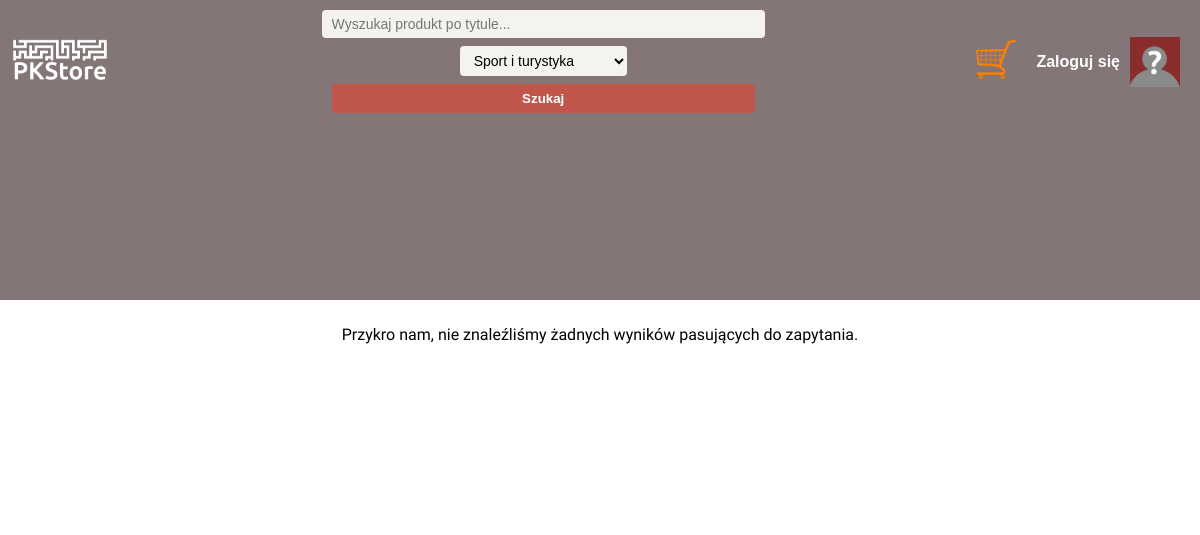
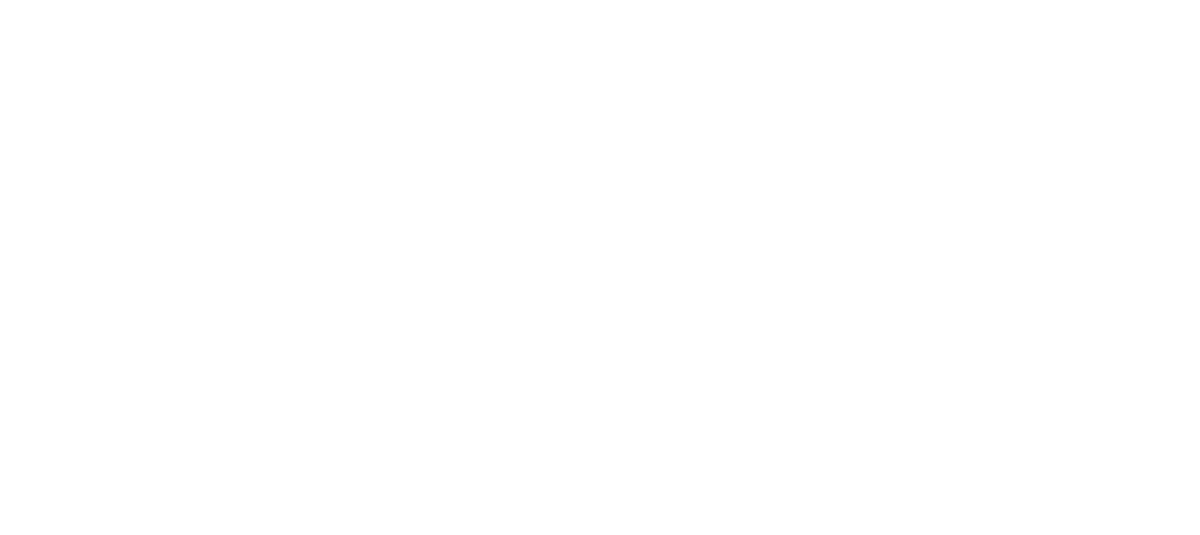
The page /wyszukaj.php?category=Sport i turystyka on the database as committed earlier (2 pictures, top to bottom).
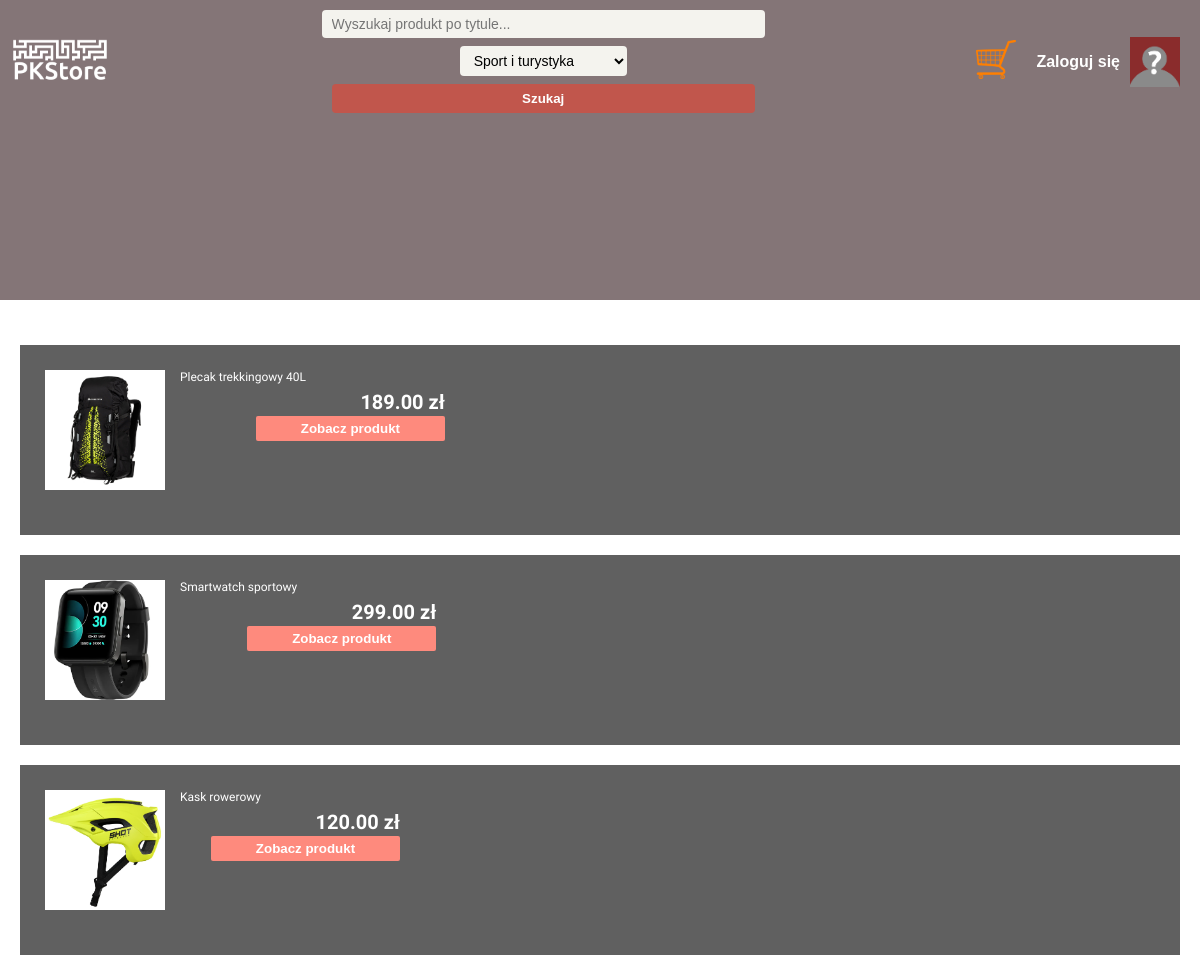
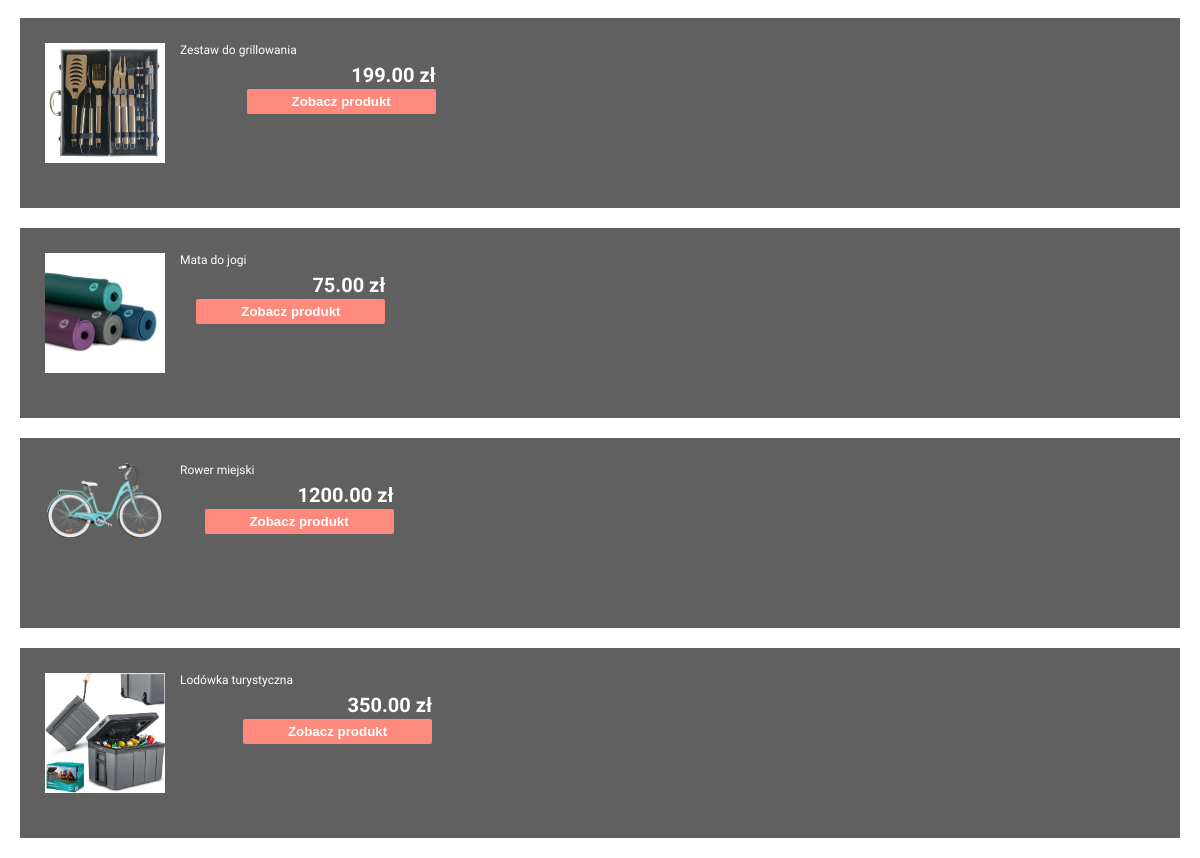
The same page on the database as committed later (2 pictures, top to bottom).
### tables this page shows
CREATE TABLE `produkty` (
  `id` int NOT NULL,
  `nazwa` varchar(255) NOT NULL,
  `opis` text,
  `cena` decimal(10,2) NOT NULL,
  `zdjecie` varchar(255) DEFAULT NULL,
  `id_kategoria` int DEFAULT NULL,
  `tagi` varchar(255) DEFAULT NULL,
  `id_sprzedajacego` int DEFAULT NULL,
  `data_dodania` datetime DEFAULT CURRENT_TIMESTAMP,
  `data_wygasniecia` datetime DEFAULT NULL
);

### wyszukaj.php (the view, shortened to what this page needs)
<!DOCTYPE html>
<html lang="en">
<head>
    <link rel="stylesheet" href="styles.css">
</head>
<body>
<div id="topMenu">
        <a href="index.php"><img src="images/logo.png" width='100'></a>
        <form method="GET" action="wyszukaj.php">
    <input type="text" name="title" placeholder="Wyszukaj produkt po tytule...">
        <select name="category">
            <?php
            $conn = new mysqli("localhost", "root", "newpassword", "pkstore");
            $conn->set_charset("utf8");
            $result = $conn->query("SELECT nazwa FROM kategorie");
            if ($result->num_rows > 0) {
                $selectedCategory = isset($_GET['category']) ? $_GET['category'] : '';
while ($row = $result->fetch_assoc()) {
    $categoryName = htmlspecialchars($row['nazwa']);
    $isSelected = ($categoryName === $selectedCategory) ? 'selected="selected"' : '';
    echo "<option value='$categoryName' $isSelected>$categoryName</option>";
}
            } else {
                echo "<option>Brak kategorii</option>";
            }
            ?>
        </select>
        <input type="submit" value="Szukaj">
        </form>
  <?php
echo '<a href="koszyk.php" style="position: relative; display: inline-block;">';
echo '<img src="images/shopping_cart.png" width="40" alt="Koszyk">';
echo '</a>';
if (isset($_SESSION['user_imie'])) {
    $imie = htmlspecialchars($_SESSION['user_imie']);
    echo "<a href='uzytkownik.php'><div id='userPanel'>Witaj, $imie! <img src='images/uzytkownik.jpg' width='50' alt='znany użytkownik'></div></a>";
} else {
    echo '<a id="userPanel" href="login.php">
            Zaloguj się <img src="images/nieznany_uzytkownik.jpg" width="50" alt="Nieznany użytkownik">
          </a>';
}
?>
    </div>
	<div id='produktyContainerWyszukaj'>
<?php
$conn = new mysqli("localhost", "root", "newpassword", "pkstore");
$conn->set_charset("utf8");
$title = isset($_GET['title']) ? trim($_GET['title']) : '';
$categoryName = isset($_GET['category']) ? trim($_GET['category']) : '';
$stmt = $conn->prepare("SELECT id FROM kategorie WHERE nazwa = ?");
$stmt->bind_param("s", $categoryName);
$stmt->execute();
$result = $stmt->get_result();
$category = $result->fetch_assoc();
$categoryId = $category ? $category['id'] : null;
if ($categoryId !== null) {
    $stmt = $conn->prepare("SELECT * FROM produkty WHERE id_kategoria = ?");
    $stmt->bind_param("i", $categoryId);
    $stmt->execute();
    $result = $stmt->get_result();
    $found = false;
    $searchWords = array_filter(explode(' ', mb_strtolower($title)));
    while ($row = $result->fetch_assoc()) {
        if (empty($searchWords)) {
            $match = true;
        }
        if ($match) {
            $found = true;
            echo "<a id='productHyperLink' href='produkt.php?id=".urlencode($row['id'])."'>";
            echo "<div id='oneSingleProduct'>";
                        $image = !empty($row['zdjecie']) ? htmlspecialchars($row['zdjecie']) : 'unknown.jpg';
    echo "<div id='photoForProduct'><img src='images/produkty/" . $image . "' alt='Product Image' style='max-width:120px; max-height: 120px;'></div><br>";
            echo "<div id='titleForProduct'>" . htmlspecialchars($row['nazwa']) . "<br>";
            echo "</div><br>";
            echo "<div id='priceForProduct'>" . htmlspecialchars($row['cena']) . " zł";
            echo "<br><input id='dodajDoKoszykaView' 'type='submit' value='Zobacz produkt'>";
            echo "</div><br>";
echo "</div></a>";
        }
    }
    if (!$found) {
        echo "Przykro nam, nie znaleźliśmy żadnych wyników pasujących do zapytania.";
    }
} else {
    echo "Nie znaleziono podanej kategorii.";
}
?>
</div>
</body>
</html>

### styles.css (style rules this page uses)
body { margin: 0; padding: 0; font-family: 'Sen', sans-serif; min-height: calc(100vh - 70px); flex-direction: column; text-align: center; background-repeat: repeat-y; background-size: cover; background-position: top center; background-attachment: scroll; background: #847577; }
#topMenu { position: fixed; display: flex; align-items: center; z-index: 999; width: 100%; justify-content: space-between; background-color: #847577; color: white; font-family: Arial, sans-serif; padding-bottom: 10px; padding-top: 10px; }
#topMenu a { color: white; text-decoration: none; font-weight: bold; margin: 0 10px; }
#topMenu form { display: flex; gap: 10px; flex: 1; justify-content: center; align-items: center; }
#topMenu input[type="text"] { width: 500px; }
#topMenu input[type="text"], #topMenu select { padding: 6px 10px; border: none; border-radius: 4px; font-size: 14px; border: none; background-color: #f4f3ee; }
#topMenu input[type="submit"] { background-color: #c1564c; color: white; border: none; padding: 7px 14px; border-radius: 4px; cursor: pointer; font-weight: bold; transition: background-color 0.3s; }
#productHyperLink { text-decoration: none; }
#userPanel { display: flex; justify-content: center; align-items: center; font-weight: bold; }
#userPanel img { margin-left: 10px; margin-right: 10px; }
#produktyContainerWyszukaj { margin-top: 55px; float: left; width: 100%; height: 100%; background: white; min-height: calc(100vh - 55px); padding-top: 25px; }
#photoForProduct { width: 120px; height: 120px; margin-right: 15px; float: right; }
#titleForProduct { font-size: 32px; float: left; text-align: left; color: white; }
#priceForProduct { font-size: 30px; color: white; font-weight: bold; margin-left: auto; text-align: right; }
#oneSingleProduct { background:#606060; height: 140px; padding: 25px; margin: 20px; display: flex }
#dodajDoKoszykaView { background-color: #fe8a7d; color: white; font-weight: bold; text-align: center; border-radius: 2px; padding: 5px; border: none; transition: 0.5s; }
#produktyContainerWyszukaj a { text-decoration: none; }
@media (max-width: 1700px) { #topMenu form { flex-direction: column; gap: 8px; } }
@media (max-width: 1700px) { #topMenu input[type="submit"], #topMenu input[type="text"] { width: 50%; } }
@media (max-width: 1700px) { #titleForProduct { font-size: 12px; } }
@media (max-width: 1700px) { #priceForProduct { font-size: 20px; margin-left: -50px; margin-top: 20px; } }
@media (max-width: 1700px) { #produktyContainerWyszukaj,#userContainerPanelProfileWrapper,#finalizationContainerWrapper { margin-top: 300px; } }

Rows that differ between the two databases and show on the page:
added produkty: zdjecie (picture), nazwa "Plecak trekkingowy 40L", cena "189.00"
added produkty: zdjecie (picture), nazwa "Smartwatch sportowy", cena "299.00"
added produkty: zdjecie (picture), nazwa "Kask rowerowy", cena "120.00"
added produkty: zdjecie (picture), nazwa "Zestaw do grillowania", cena "199.00"
added produkty: zdjecie (picture), nazwa "Mata do jogi", cena "75.00"
added produkty: zdjecie (picture), nazwa "Rower miejski", cena "1200.00"
added produkty: zdjecie (picture), nazwa "Lodówka turystyczna", cena "350.00"
Other text that changed with them:
text no longer shown: "Przykro nam, nie znaleźliśmy żadnych wyników pasujących do zapytania."
